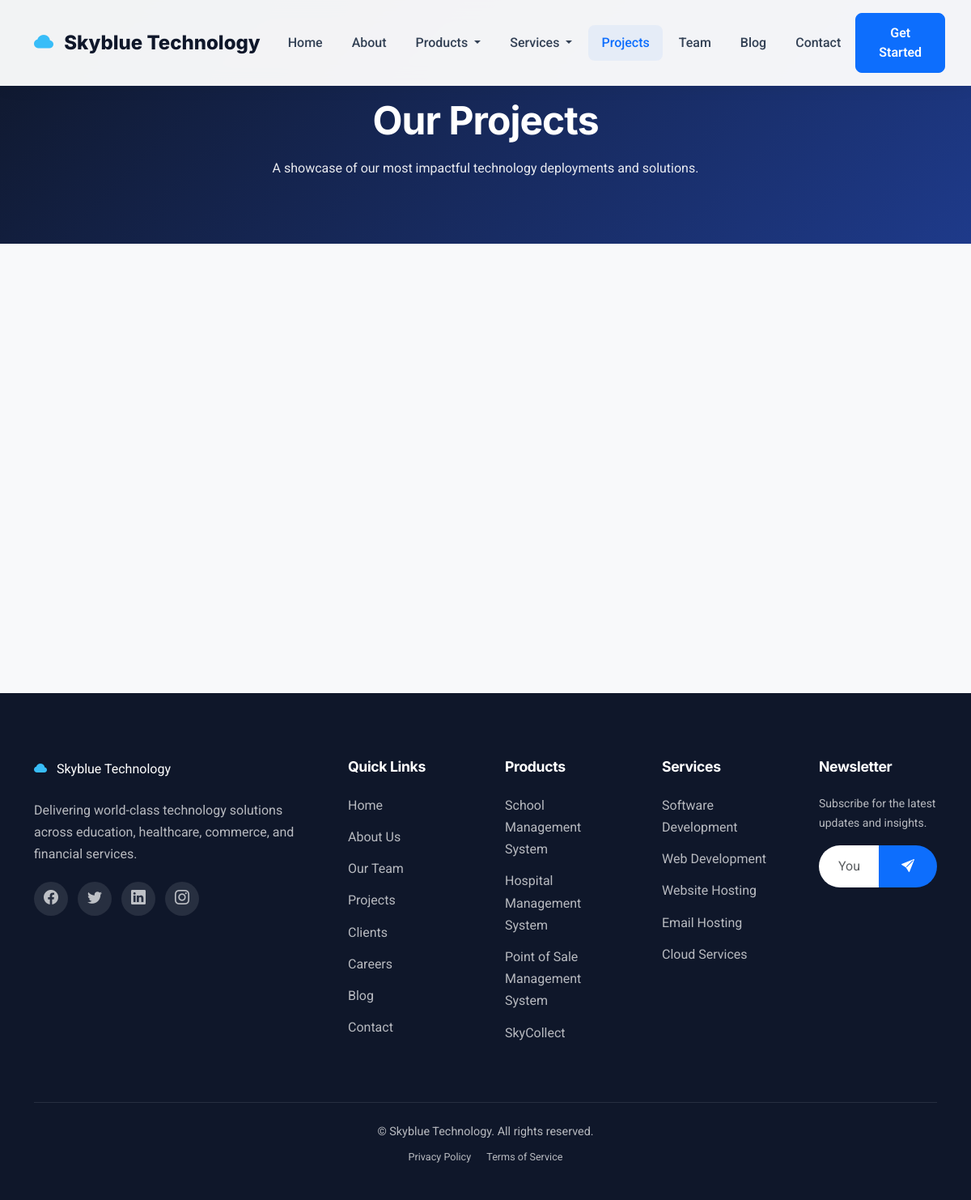
/projects/, run on the app's committed database.
### website/models.py (models this page shows, shortened)
class SingletonModel(models.Model):
    class Meta:
        abstract = True
    @classmethod
    def load(cls):
        obj, created = cls.objects.get_or_create(pk=1)
        return obj

class TimestampModel(models.Model):
    created_at = models.DateTimeField(auto_now_add=True, db_index=True)
    updated_at = models.DateTimeField(auto_now=True)
    class Meta:
        abstract = True

class SiteSettings(SingletonModel, TimestampModel):
    site_name = models.CharField(max_length=100, default='Skyblue Technology')
    tagline = models.CharField(
        max_length=255,
        default='Innovative Technology Solutions for a Smarter Tomorrow'
    )
    logo = models.ImageField(
        upload_to=site_logo_path, blank=True, null=True,
        help_text='Recommended size: 240x80px transparent PNG.'
    )
    favicon = models.ImageField(
        upload_to=site_favicon_path, blank=True, null=True,
        help_text='Recommended size: 32x32px ICO or PNG.'
    )
    footer_text = models.TextField(
        blank=True,
        default='Delivering world-class technology solutions across education, healthcare, commerce, and financial services.'
    )
    copyright_text = models.CharField(
        max_length=255,
        default='© Skyblue Technology. All rights reserved.'
    )
    analytics_id = models.CharField(
        max_length=50, blank=True,
        help_text='Google Analytics 4 Measurement ID (G-XXXXXXXXXX).'
    )
    contact_email = models.EmailField(default='info@skybluetechnology.com')
    contact_phone = models.CharField(max_length=50, default='+234 000 000 0000')
    address = models.TextField(
        default='Skyblue Technology Headquarters, Nigeria'
    )
    working_hours = models.CharField(
        max_length=255, default='Monday - Friday: 9:00 AM - 5:00 PM'
    )
    show_newsletter = models.BooleanField(default=True)
    maintenance_mode = models.BooleanField(default=False)
    class Meta:
        verbose_name = 'Site Setting'
        verbose_name_plural = 'Site Settings'

class SiteSEO(TimestampModel):
    page_path = models.CharField(
        max_length=255, unique=True, db_index=True,
        help_text='URL path, e.g., /about/ or /products/skycollect/'
    )
    meta_title = models.CharField(max_length=255, blank=True)
    meta_description = models.TextField(blank=True)
    keywords = models.CharField(max_length=500, blank=True)
    og_image = models.ImageField(
        upload_to=og_image_path, blank=True, null=True
    )
    canonical_url = models.URLField(blank=True)
    schema_markup = models.JSONField(
        blank=True, null=True,
        help_text='Optional JSON-LD Schema.org markup.'
    )
    class Meta:
        verbose_name = 'Site SEO'
        verbose_name_plural = 'Site SEO Entries'

class OrderedModel(models.Model):
    order = models.PositiveIntegerField(default=0, db_index=True)
    class Meta:
        abstract = True
        ordering = ['order', '-created_at']

class SocialMedia(TimestampModel, OrderedModel):
    PLATFORM_CHOICES = [
        ('facebook', 'Facebook'),
        ('twitter', 'Twitter'),
        ('linkedin', 'LinkedIn'),
        ('instagram', 'Instagram'),
        ('youtube', 'YouTube'),
        ('whatsapp', 'WhatsApp'),
        ('github', 'GitHub'),
    ]
    platform = models.CharField(max_length=20, choices=PLATFORM_CHOICES)
    url = models.URLField()
    icon = models.CharField(
        max_length=50, blank=True,
        help_text='Optional Bootstrap Icons class override.'
    )
    is_active = models.BooleanField(default=True, db_index=True)
    class Meta:
        verbose_name = 'Social Media Link'
        verbose_name_plural = 'Social Media Links'
        ordering = ['order', '-created_at']

class SEOModel(models.Model):
    meta_title = models.CharField(
        max_length=255, blank=True,
        help_text="Override default meta title."
    )
    meta_description = models.TextField(
        blank=True,
        help_text="Override default meta description."
    )
    meta_keywords = models.CharField(
        max_length=500, blank=True,
        help_text="Comma-separated keywords."
    )
    class Meta:
        abstract = True

class SoftDeleteModel(models.Model):
    is_deleted = models.BooleanField(default=False, db_index=True)
    deleted_at = models.DateTimeField(null=True, blank=True)
    class Meta:
        abstract = True

class Product(TimestampModel, SEOModel, SoftDeleteModel):
    title = models.CharField(max_length=150)
    slug = models.SlugField(max_length=150, unique=True, db_index=True)
    short_description = models.TextField(
        help_text='Brief summary shown on listing pages.'
    )
    description = CKEditor5Field(config_name='default')
    image = models.ImageField(
        upload_to=product_image_path, blank=True, null=True
    )
    icon = models.CharField(
        max_length=50, default='bi-box-seam',
        help_text='Bootstrap Icons class.'
    )
    is_featured = models.BooleanField(default=False, db_index=True)
    is_active = models.BooleanField(default=True, db_index=True)
    order = models.PositiveIntegerField(default=0, db_index=True)
    class Meta:
        verbose_name = 'Product'
        verbose_name_plural = 'Products'
        ordering = ['order', '-created_at']
    def get_absolute_url(self):
        return reverse('product_detail', kwargs={'slug': self.slug})

class Service(TimestampModel, SEOModel, SoftDeleteModel):
    title = models.CharField(max_length=150)
    slug = models.SlugField(max_length=150, unique=True, db_index=True)
    short_description = models.TextField()
    description = CKEditor5Field(config_name='default')
    image = models.ImageField(
        upload_to=service_image_path, blank=True, null=True
    )
    icon = models.CharField(
        max_length=50, default='bi-gear',
        help_text='Bootstrap Icons class.'
    )
    is_featured = models.BooleanField(default=False, db_index=True)
    is_active = models.BooleanField(default=True, db_index=True)
    order = models.PositiveIntegerField(default=0, db_index=True)
    class Meta:
        verbose_name = 'Service'
        verbose_name_plural = 'Services'
        ordering = ['order', '-created_at']
    def get_absolute_url(self):
        return reverse('service_detail', kwargs={'slug': self.slug})

### website/views.py (the view)
# urls.py: path('projects/', views.ProjectListView.as_view(), name='projects'),
class ProjectListView(ListView):
    model = Project
    template_name = 'website/pages/projects.html'
    context_object_name = 'projects'
    paginate_by = 12
    def get_queryset(self):
        queryset = Project.objects.filter(
            is_active=True, is_deleted=False
        ).prefetch_related('gallery_images', 'technologies')
        category = self.request.GET.get('category')
        if category:
            queryset = queryset.filter(category__iexact=category)
        return queryset
    def get_context_data(self, **kwargs):
        context = super().get_context_data(**kwargs)
        context['categories'] = Project.objects.filter(
            is_active=True, is_deleted=False
        ).exclude(category='').values_list('category', flat=True).distinct()
        context['seo'] = get_seo_context('/projects/')
        return context

### website/templates/website/pages/projects.html (shortened to what this page needs)
{% extends 'website/base.html' %}
{% load website_extras %}
{% block content %}
{% include 'website/partials/page_header.html' with title="Our Projects" subtitle="A showcase of our most impactful technology deployments and solutions." %}
<section class="section section-light">
    <div class="container">
        <div class="row g-4">
            {% for project in projects %}
            <div class="col-md-6 col-lg-4">
                <a href="{{ project.get_absolute_url }}" class="text-decoration-none">
                </a>
            </div>
            {% empty %}
            <div class="col-12 text-center py-5">
                <i class="bi bi-kanban fs-1 text-muted"></i>
                <p class="mt-3 text-muted">No projects available at the moment.</p>
            </div>
            {% endfor %}
        </div>
    </div>
</section>
{% endblock %}

### website/templates/website/partials/navbar.html (shortened to what this page needs)
{% load website_extras %}
<nav class="navbar navbar-expand-lg navbar-skyblue fixed-top">
    <div class="container">
        <a class="navbar-brand" href="{% url 'home' %}">
            <i class="bi bi-cloud-fill"></i>
            {{ site_settings.site_name }}
        </a>
        <div class="collapse navbar-collapse" id="mainNavbar">
            <ul class="navbar-nav mx-auto mb-2 mb-lg-0">
                <li class="nav-item">
                    <a class="nav-link {% active_class request 'home' %}" href="{% url 'home' %}">Home</a>
                </li>
                <li class="nav-item">
                    <a class="nav-link {% active_class request 'about' %}" href="{% url 'about' %}">About</a>
                </li>
                <li class="nav-item dropdown">
                    <a class="nav-link dropdown-toggle" href="{% url 'products' %}" role="button" data-bs-toggle="dropdown" aria-expanded="false">
                        Products
                    </a>
                </li>
                <li class="nav-item dropdown">
                    <a class="nav-link dropdown-toggle" href="{% url 'services' %}" role="button" data-bs-toggle="dropdown" aria-expanded="false">
                        Services
                    </a>
                </li>
                <li class="nav-item">
                    <a class="nav-link {% active_class request 'projects' %}" href="{% url 'projects' %}">Projects</a>
                </li>
                <li class="nav-item">
                    <a class="nav-link {% active_class request 'team' %}" href="{% url 'team' %}">Team</a>
                </li>
                <li class="nav-item">
                    <a class="nav-link {% active_class request 'blog' %}" href="{% url 'blog' %}">Blog</a>
                </li>
                <li class="nav-item">
                    <a class="nav-link {% active_class request 'contact' %}" href="{% url 'contact' %}">Contact</a>
                </li>
            </ul>
            <a href="{% url 'contact' %}" class="btn btn-primary d-none d-lg-inline-flex">
                Get Started
            </a>
        </div>
    </div>
</nav>

### website/templates/website/partials/page_header.html
<section class="page-header">
    <div class="container">
        <h1>{{ title }}</h1>
        {% if subtitle %}<p>{{ subtitle }}</p>{% endif %}
    </div>
</section>

### website/templates/website/partials/footer.html (shortened to what this page needs)
{% load website_extras %}
<footer class="footer-skyblue">
    <div class="container">
        <div class="row g-5">
            <div class="col-lg-4 col-md-6">
                <a class="navbar-brand mb-4 d-inline-block" href="{% url 'home' %}">
                    <i class="bi bi-cloud-fill" style="color:#38bdf8;margin-right:8px;"></i>
                    <span style="color:#fff;">{{ site_settings.site_name }}</span>
                </a>
                <p>{{ site_settings.footer_text }}</p>
                {% if footer_social %}
                <div class="social-links">
                    {% for social in footer_social %}
                    <a href="{{ social.url }}" target="_blank" rel="noopener" aria-label="{{ social.get_platform_display }}">
                        <i class="bi {% if social.icon %}{{ social.icon }}{% else %}bi-{{ social.platform }}{% endif %}"></i>
                    </a>
                    {% endfor %}
                </div>
                {% endif %}
            </div>
            <div class="col-lg-2 col-md-6">
                <h5>Quick Links</h5>
                <a href="{% url 'home' %}">Home</a>
                <a href="{% url 'about' %}">About Us</a>
                <a href="{% url 'team' %}">Our Team</a>
                <a href="{% url 'projects' %}">Projects</a>
                <a href="{% url 'clients' %}">Clients</a>
                <a href="{% url 'careers' %}">Careers</a>
                <a href="{% url 'blog' %}">Blog</a>
                <a href="{% url 'contact' %}">Contact</a>
            </div>
            <div class="col-lg-2 col-md-6">
                <h5>Products</h5>
                {% for product in footer_products %}
                <a href="{{ product.get_absolute_url }}">{{ product.title }}</a>
                {% empty %}
                <a href="{% url 'products' %}">All Products</a>
                {% endfor %}
            </div>
            <div class="col-lg-2 col-md-6">
                <h5>Services</h5>
                {% for service in footer_services %}
                <a href="{{ service.get_absolute_url }}">{{ service.title }}</a>
                {% empty %}
                <a href="{% url 'services' %}">All Services</a>
                {% endfor %}
            </div>
            <div class="col-lg-2 col-md-12">
                <h5>Newsletter</h5>
                <p class="small">Subscribe for the latest updates and insights.</p>
                <form class="newsletter-form newsletter-ajax-form d-flex" action="{% url 'newsletter_subscribe' %}" method="post">
                    <input type="email" name="email" class="form-control" placeholder="Your email" required>
                    <button type="submit" class="btn"><i class="bi bi-send-fill"></i></button>
                </form>
            </div>
        </div>
        <div class="footer-bottom">
            <p class="mb-2">{{ site_settings.copyright_text }}</p>
            <div class="small">
                <a href="{% url 'privacy_policy' %}" class="d-inline-block me-3">Privacy Policy</a>
                <a href="{% url 'terms_of_service' %}" class="d-inline-block">Terms of Service</a>
            </div>
        </div>
    </div>
</footer>

### data on the page
SiteSettings: site_name "Skyblue Technology", footer_text "Delivering world-class technology solutions across education, healthcare, commerce, and financial services.", copyright_text "© Skyblue Technology. All rights reserved."
SiteSEO: meta_title "Our Projects"
Product: title "School Management System"
Product: title "Hospital Management System"
Product: title "Point of Sale Management System"
Product: title "SkyCollect"
Service: title "Software Development"
Service: title "Web Development"
Service: title "Website Hosting"
Service: title "Email Hosting"
Service: title "Cloud Services"

### other printed values
{{ subtitle }} "A showcase of our most impactful technology deployments and solutions."
